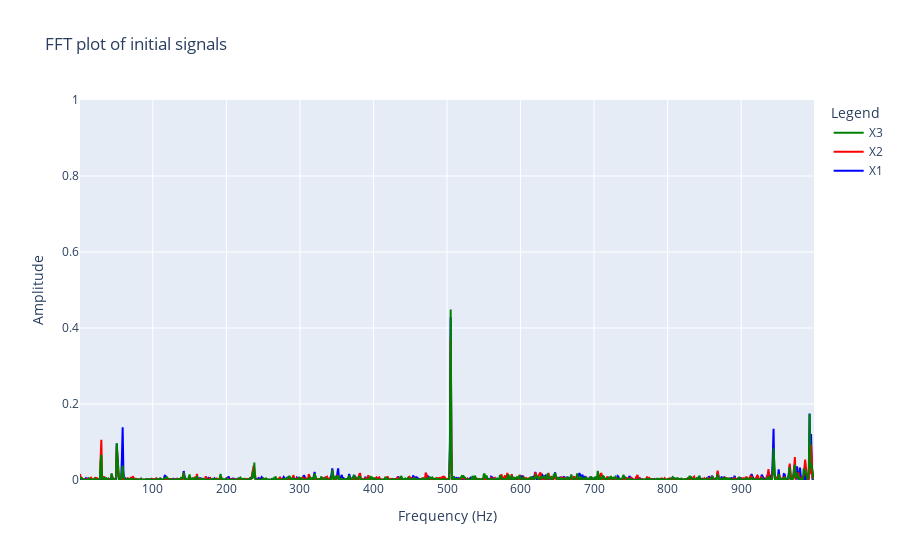
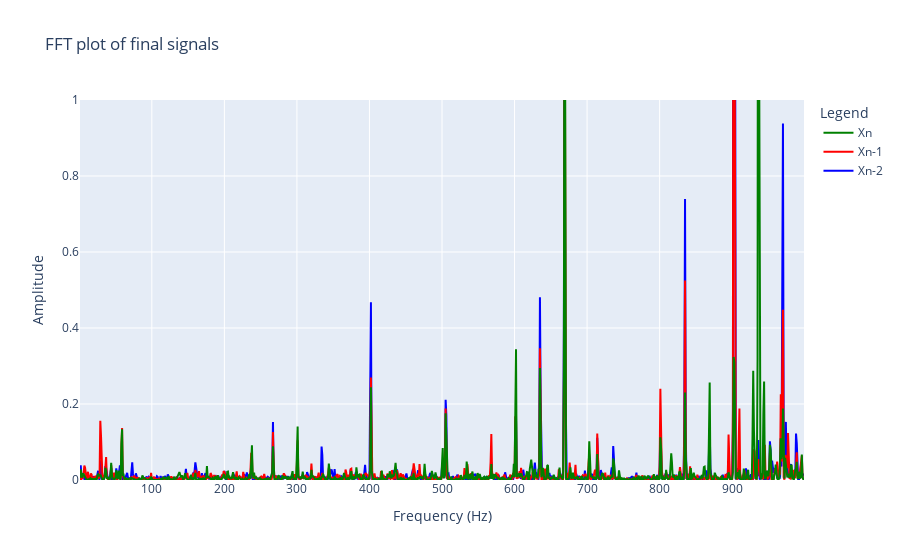

Notebook cell for these charts, in order:
### Code cell
# Assuming you have a header row in the CSV file, you can use header=0
x1_beginning1 = pd.read_csv('data/1st_test/1st_test/2003.10.22.12.06.24', sep='\t', header=0, names=['B1_x', 'B1_y', 'B2_x', 'B2_y', 'B3_x', 'B3_y', 'B4_x', 'B4_y'])

x1_beginning2 = pd.read_csv('data/1st_test/1st_test/2003.10.22.12.09.13', sep='\t', header=0, names=['B1_x', 'B1_y', 'B2_x', 'B2_y', 'B3_x', 'B3_y', 'B4_x', 'B4_y'])

x1_beginning3 = pd.read_csv('data/1st_test/1st_test/2003.10.22.12.14.13', sep='\t', header=0, names=['B1_x', 'B1_y', 'B2_x', 'B2_y', 'B3_x', 'B3_y', 'B4_x', 'B4_y'])

x1_end1 = pd.read_csv('data/1st_test/1st_test/2003.11.25.23.19.56', sep='\t', header=0, names=['B1_x', 'B1_y', 'B2_x', 'B2_y', 'B3_x', 'B3_y', 'B4_x', 'B4_y'])

x1_end2 = pd.read_csv('data/1st_test/1st_test/2003.11.25.23.29.56', sep='\t', header=0, names=['B1_x', 'B1_y', 'B2_x', 'B2_y', 'B3_x', 'B3_y', 'B4_x', 'B4_y'])

x1_end3 = pd.read_csv('data/1st_test/1st_test/2003.11.25.23.39.56', sep='\t', header=0, names=['B1_x', 'B1_y', 'B2_x', 'B2_y', 'B3_x', 'B3_y', 'B4_x', 'B4_y'])

plot_fft(signal1 = x1_beginning1.B1_x.values,
         signal2 = x1_beginning2.B1_x.values,
         signal3 = x1_beginning3.B1_x.values,
         name1='X1',
         name2='X2',
         name3='X3',
         plot_title='FFT plot of initial signals', signal_length = 1000)

plot_fft(signal1 = x1_end1.B1_x.values,
         signal2 = x1_end2.B1_x.values,
         signal3 = x1_end3.B1_x.values,
         name1='Xn-2',
         name2='Xn-1',
         name3='Xn',
         plot_title='FFT plot of final signals',
         signal_length=1000)

### Figure 1 — Plotly figure (JSON) as saved in the notebook; plotly's stock layout.template omitted (floating-point values rounded to 4 significant figures; data arrays with more than 128 entries replaced by an {"elided": "..."} marker saying what was removed)
{"data": [{"line": {"color": "blue"}, "mode": "lines", "name": "X1", "x": {"elided": "999 float values"}, "y": {"elided": "999 float values"}, "type": "scatter"}, {"line": {"color": "red"}, "mode": "lines", "name": "X2", "x": {"elided": "999 float values"}, "y": {"elided": "999 float values"}, "type": "scatter"}, {"line": {"color": "green"}, "mode": "lines", "name": "X3", "x": {"elided": "999 float values"}, "y": {"elided": "999 float values"}, "type": "scatter"}], "layout": {"legend": {"title": {"text": "Legend"}, "traceorder": "reversed"}, "yaxis": {"title": {"text": "Amplitude"}, "range": [0, 1]}, "title": {"text": "FFT plot of initial signals"}, "xaxis": {"title": {"text": "Frequency (Hz)"}}}}

### Figure 2 — Plotly figure (JSON) as saved in the notebook; plotly's stock layout.template omitted (floating-point values rounded to 4 significant figures; data arrays with more than 128 entries replaced by an {"elided": "..."} marker saying what was removed)
{"data": [{"line": {"color": "blue"}, "mode": "lines", "name": "Xn-2", "x": {"elided": "999 float values"}, "y": {"elided": "999 float values"}, "type": "scatter"}, {"line": {"color": "red"}, "mode": "lines", "name": "Xn-1", "x": {"elided": "999 float values"}, "y": {"elided": "999 float values"}, "type": "scatter"}, {"line": {"color": "green"}, "mode": "lines", "name": "Xn", "x": {"elided": "999 float values"}, "y": {"elided": "999 float values"}, "type": "scatter"}], "layout": {"legend": {"title": {"text": "Legend"}, "traceorder": "reversed"}, "yaxis": {"title": {"text": "Amplitude"}, "range": [0, 1]}, "title": {"text": "FFT plot of final signals"}, "xaxis": {"title": {"text": "Frequency (Hz)"}}}}
